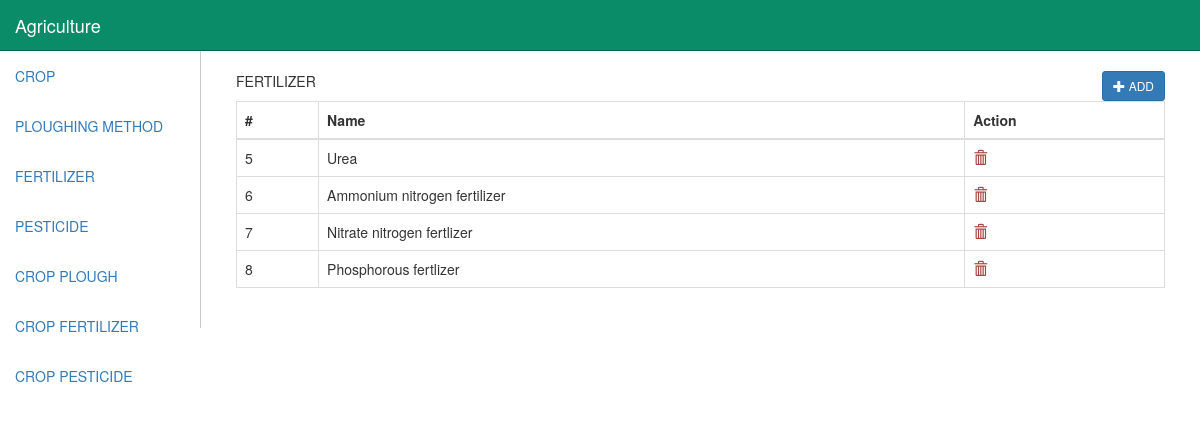
The page /ADMIN/fertilizer.php (signed in) on the database its author committed.
### tables this page shows
CREATE TABLE `fertilizer` (
  `fert_id` int(11) NOT NULL,
  `name` varchar(32) DEFAULT NULL
);

### ADMIN/fertilizer.php (the view, shortened to what this page needs)
<?php
  include 'db_connection.php';
?>
<!DOCTYPE html>
<html>
<head>
  <link rel="stylesheet" href="https://maxcdn.bootstrapcdn.com/bootstrap/3.3.7/css/bootstrap.min.css">
</head>
<body>
	<nav class="navbar navbar-inverse navbar-fixed-top" style="margin-bottom:0px;background-color: #0a8c68;border-color: #016549;">
		<div class="container-fluid">
			<div class="navbar-header">
				<a class="navbar-brand" href="#" style="color:#fff;">Agriculture</a>
			</div>
		</div>
	</nav>
	<div class="container-fluid" style="padding:0px;margin-top:51px;">
  		<div class="col-md-2" style="padding:0px;">
			<ul class="nav navbar-nav">
				<li class="active"><a href="index.php">CROP</a></li>
				<li><a href="plough.php">PLOUGHING METHOD</a></li>
				<li><a href="fertilizer.php">FERTILIZER</a></li>
				<li><a href="pesticide.php">PESTICIDE</a></li>
				<li><a href="cropplough.php">CROP PLOUGH</a></li>
				<li><a href="cropfertilizer.php">CROP FERTILIZER</a></li>
				<li><a href="croppesticide.php">CROP PESTICIDE</a></li>
			</ul>
		</div>
		<div class="col-md-10" style="padding:20px 20px; border-left: 1px solid #ccc;">
			<div class="col-md-12">
				<p> FERTILIZER
					<button type="button" class="btn btn-primary btn-sm pull-right" data-toggle="modal" data-target="#addfert">
						<span class="glyphicon glyphicon-plus"></span> ADD
					</button>
				</p>
				<div class="table-responsive">
					<table class="table table-bordered">
						<thead>
							<tr>
								<th>#</th>
								<th>Name</th>
								<th>Action</th>
							</tr>
						</thead>
						<?php
							$query = "SELECT * from fertilizer";
							$result = mysqli_query($conn, $query);
							$count = $result->num_rows;
							if ($count > 0) {
								while($row = $result->fetch_assoc()){
								?>
								<tr>
									<td><?php echo $row["fert_id"]?></td>
									<td><?php echo $row["name"]?></td>
									<td>
										<a href="javascript:void(0);" class="deletebtn" data-column="fert_id" data-table="fertilizer" data-id="<?php echo $row["fert_id"]?>">
											<span class="glyphicon glyphicon-trash text-danger"></span>
										</a>
									</td>
								</tr>
								<?php
								}
							} else {
								echo "<tr><td colspan='3'> No result found</td></tr>";
							}
						?>
					</table>
				</div>
			</div>
		</div>
	</div>
</body>
</html>

### ADMIN/fertilizer.php (style rules this page uses)
table { background-color:white; }

### rows shown on the page
fertilizer: fert_id "5", name "Urea"
fertilizer: fert_id "6", name "Ammonium nitrogen fertilizer"
fertilizer: fert_id "7", name "Nitrate nitrogen fertlizer"
fertilizer: fert_id "8", name "Phosphorous fertlizer"
